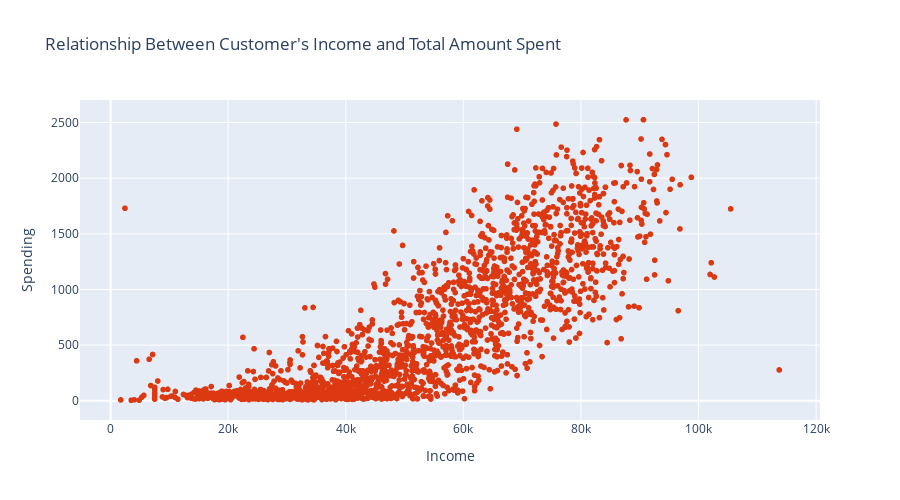

Notebook code for this chart:
### Code cell
# total spending relation with income 
fig = px.scatter(data_frame=df, x="Income",
                 y="Spending",
                 title="Relationship Between Customer's Income and Total Amount Spent",
                height=500,
                color_discrete_sequence = px.colors.qualitative.G10[1:])
fig.show()

### Figure 1 — Plotly figure (JSON) as saved in the notebook; plotly's stock layout.template omitted (floating-point values rounded to 4 significant figures; data arrays with more than 128 entries replaced by an {"elided": "..."} marker saying what was removed)
{"data": [{"hovertemplate": "Income=%{x}<br>Spending=%{y}<extra></extra>", "legendgroup": "", "marker": {"color": "#DC3912", "symbol": "circle"}, "mode": "markers", "name": "", "showlegend": false, "type": "scattergl", "x": {"elided": "2205 int values"}, "xaxis": "x", "y": {"elided": "2205 int values"}, "yaxis": "y"}], "layout": {"height": 500, "legend": {"tracegroupgap": 0}, "title": {"text": "Relationship Between Customer's Income and Total Amount Spent"}, "xaxis": {"anchor": "y", "domain": [0, 1], "title": {"text": "Income"}}, "yaxis": {"anchor": "x", "domain": [0, 1], "title": {"text": "Spending"}}}}
